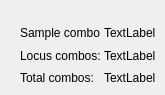
        <widget class="QWidget" name="tab_9">
         <attribute name="title">
          <string>Settings</string>
         </attribute>
         <widget class="QWidget" name="layoutWidget_11">
          <property name="geometry">
           <rect>
            <x>20</x>
            <y>25</y>
            <width>136</width>
            <height>61</height>
           </rect>
          </property>
          <layout class="QVBoxLayout" name="verticalLayout_5">
           <item>
            <layout class="QHBoxLayout" name="horizontalLayout_2">
             <item>
              <widget class="QLabel" name="label_18">
               <property name="minimumSize">
                <size>
                 <width>80</width>
                 <height>0</height>
                </size>
               </property>
               <property name="maximumSize">
                <size>
                 <width>80</width>
                 <height>16777215</height>
                </size>
               </property>
               <property name="text">
                <string>Sample combos:</string>
               </property>
              </widget>
             </item>
             <item>
              <widget class="QLabel" name="label_25">
               <property name="text">
                <string>TextLabel</string>
               </property>
              </widget>
             </item>
            </layout>
           </item>
           <item>
            <layout class="QHBoxLayout" name="horizontalLayout_7">
             <item>
              <widget class="QLabel" name="label_19">
               <property name="minimumSize">
                <size>
                 <width>80</width>
                 <height>0</height>
                </size>
               </property>
               <property name="maximumSize">
                <size>
                 <width>80</width>
                 <height>16777215</height>
                </size>
               </property>
               <property name="text">
                <string>Locus combos:</string>
               </property>
              </widget>
             </item>
             <item>
              <widget class="QLabel" name="label_26">
               <property name="text">
                <string>TextLabel</string>
               </property>
              </widget>
             </item>
            </layout>
           </item>
           <item>
            <layout class="QHBoxLayout" name="horizontalLayout_8">
             <item>
              <widget class="QLabel" name="label_20">
               <property name="minimumSize">
                <size>
                 <width>80</width>
                 <height>0</height>
                </size>
               </property>
               <property name="maximumSize">
                <size>
                 <width>80</width>
                 <height>16777215</height>
                </size>
               </property>
               <property name="text">
                <string>Total combos:</string>
               </property>
              </widget>
             </item>
             <item>
              <widget class="QLabel" name="label_27">
               <property name="text">
                <string>TextLabel</string>
               </property>
              </widget>
             </item>
            </layout>
           </item>
          </layout>
         </widget>
        </widget>
